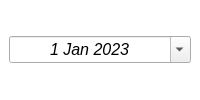
<?xml version="1.0" encoding="UTF-8"?>
<ui version="4.0">
 <class>Form</class>
 <widget class="QWidget" name="Form">
  <property name="geometry">
   <rect>
    <x>0</x>
    <y>0</y>
    <width>200</width>
    <height>100</height>
   </rect>
  </property>
  <property name="minimumSize">
   <size>
    <width>200</width>
    <height>100</height>
   </size>
  </property>
  <property name="maximumSize">
   <size>
    <width>200</width>
    <height>16777215</height>
   </size>
  </property>
  <property name="windowTitle">
   <string>Form</string>
  </property>
  <property name="styleSheet">
   <string notr="true">#w_principal{
	background-color: rgb(255, 255, 255);
}</string>
  </property>
  <layout class="QVBoxLayout" name="verticalLayout">
   <property name="spacing">
    <number>0</number>
   </property>
   <property name="leftMargin">
    <number>0</number>
   </property>
   <property name="topMargin">
    <number>0</number>
   </property>
   <property name="rightMargin">
    <number>0</number>
   </property>
   <property name="bottomMargin">
    <number>0</number>
   </property>
   <item>
    <widget class="QWidget" name="w_principal" native="true">
     <layout class="QVBoxLayout" name="verticalLayout_2">
      <item>
       <widget class="QDateEdit" name="date_edit_date_movement">
        <property name="font">
         <font>
          <family>Arial</family>
          <pointsize>12</pointsize>
          <italic>true</italic>
         </font>
        </property>
        <property name="alignment">
         <set>Qt::AlignCenter</set>
        </property>
        <property name="readOnly">
         <bool>false</bool>
        </property>
        <property name="calendarPopup">
         <bool>true</bool>
        </property>
        <property name="date">
         <date>
          <year>2023</year>
          <month>1</month>
          <day>1</day>
         </date>
        </property>
       </widget>
      </item>
     </layout>
    </widget>
   </item>
  </layout>
 </widget>
 <resources/>
 <connections/>
</ui>
